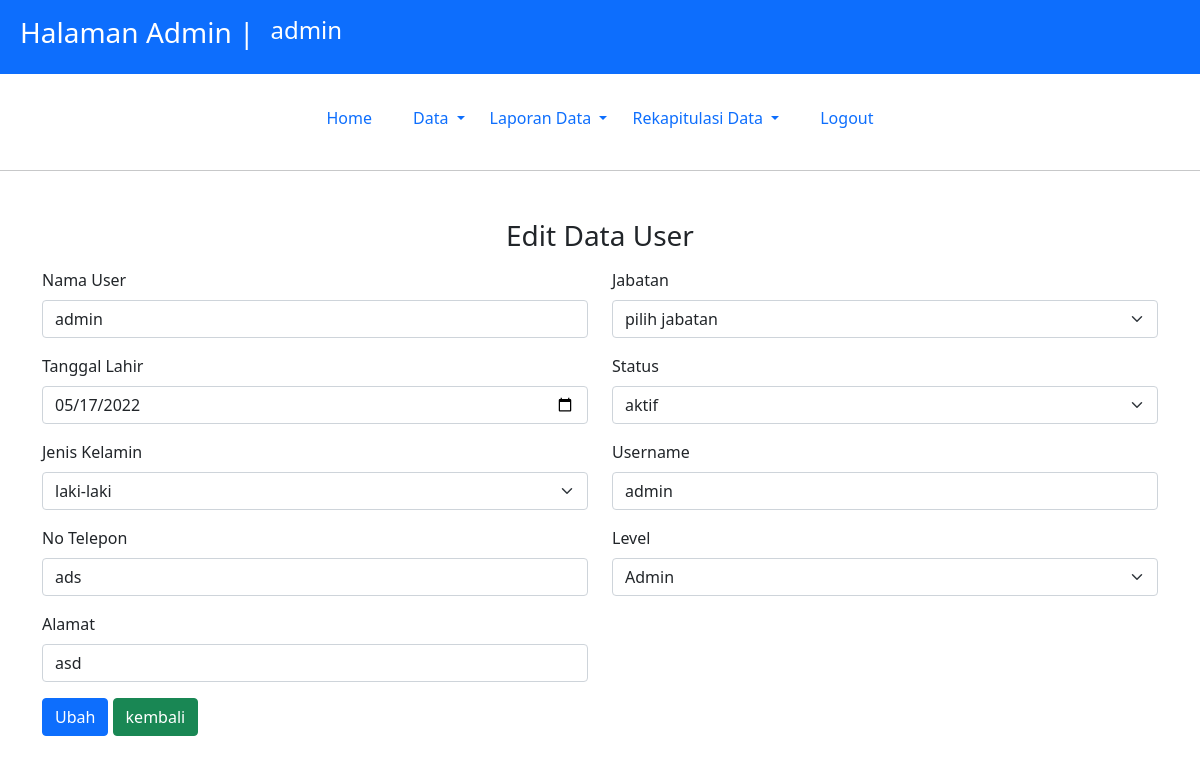
Page /admin/hal.php?p=user_edit&id=7 (signed in) on the earlier database version.
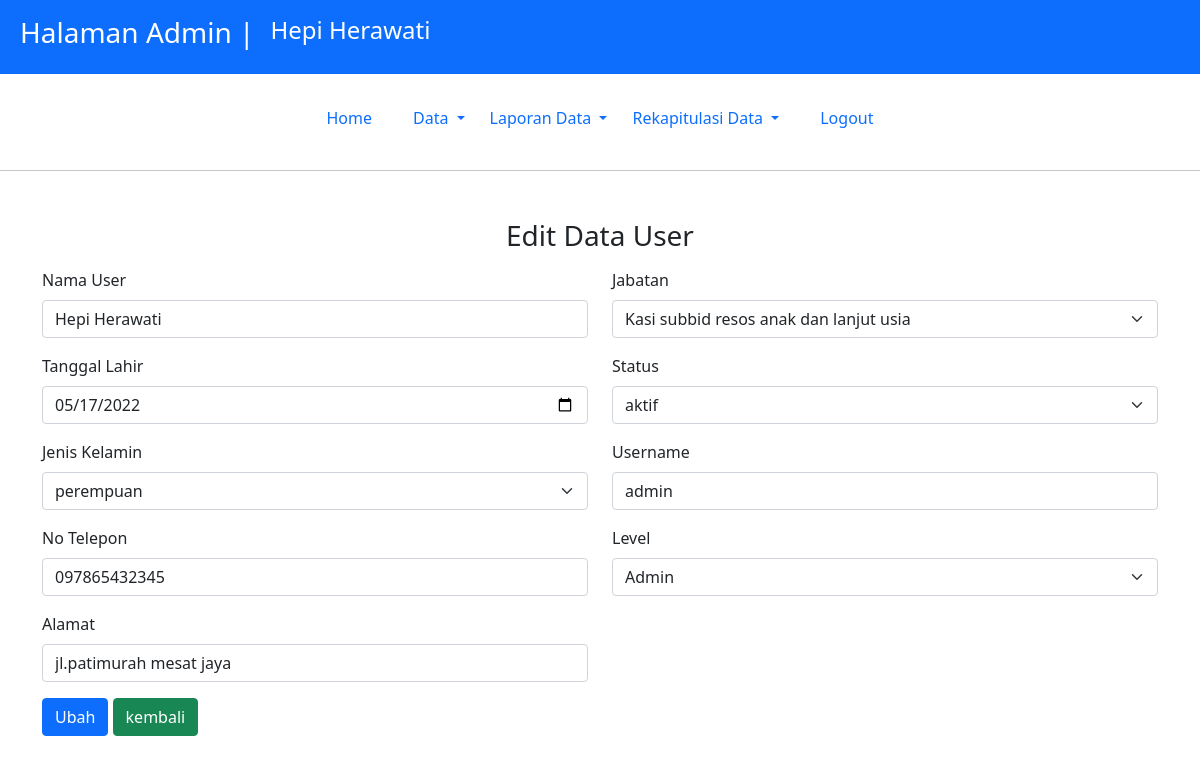
Same page on the later database version.
### tables this page shows
CREATE TABLE IF NOT EXISTS `user` (
`id_user` int(2) NOT NULL,
  `nm_user` varchar(40) NOT NULL,
  `tgl_lahir` date NOT NULL,
  `jk` varchar(10) NOT NULL,
  `tlpon` varchar(15) NOT NULL,
  `almt` text NOT NULL,
  `jbtn` varchar(100) NOT NULL,
  `sts` varchar(15) NOT NULL,
  `foto` varchar(100) NOT NULL,
  `username` varchar(25) NOT NULL,
  `pass` varchar(20) NOT NULL,
  `level` varchar(10) NOT NULL
);

### admin/mod_user/user_edit.php (the view, shortened to what the changed rows need)
<?php
$id = $_GET['id'];
$query = mysqli_query($conn, "SELECT * FROM user where id_user='$id'");
$data = mysqli_fetch_assoc($query);
?>
<form action="?p=user_proses" method="POST">
    <div class="row">
        <div class="col-md-6">
            <div class="mb-3">
                <label style="text-transform:capitalize;" for="nama_user" class="form-label">nama user</label>
                <input type="text" name="nm_user" value="<?= $data['nm_user'] ?>" class="form-control" id="nama_user" aria-describedby="emailHelp" required>
            </div>
            <div class="mb-3">
                <label style="text-transform:capitalize;" for="tgl_lahir" class="form-label">tanggal lahir</label>
                <input type="date" name="tgl_lahir" value="<?= $data['tgl_lahir'] ?>" class="form-control" id="tgl_lahir" aria-describedby="emailHelp" required>
            </div>
            <div class="mb-3">
                <label style="text-transform:capitalize;" for="exampleInputPassword1" class="form-label">jenis kelamin</label>
                <select class="form-select" aria-label="Default select example" name="jk" required>
                    <option value="laki-laki" <?php if ($data['jk'] == 'laki-laki') {
                                                    echo "selected";
                                                }; ?>>laki-laki</option>
                    <option value="perempuan" <?php if ($data['jk'] == 'perempuan') {
                                                    echo "selected";
                                                }; ?>>perempuan</option>
                </select>
            </div>
            <div class="mb-3">
                <label style="text-transform:capitalize;" for="tlpon" class="form-label">no telepon</label>
                <input type="text" name="tlpon" value="<?= $data['tlpon'] ?>" class="form-control" id="tlpon" aria-describedby="emailHelp" required>
            </div>
            <div class="mb-3">
                <label style="text-transform:capitalize;" for="alamat" class="form-label">alamat</label>
                <input type="text" name="almt" value="<?= $data['almt'] ?>" class="form-control" id="almt" aria-describedby="emailHelp" required>
            </div>
        </div>
        <div class="col-md-6">
            <div class="mb-3">
                <label style="text-transform:capitalize;" for="exampleInputPassword1" class="form-label">jabatan</label>
                <select class="form-select" aria-label="Default select example" name="jbtn" required>
                    <option value="" diasabled selected>pilih jabatan</option>
                    <option value="kasi subbid resos anak dan lanjut usia" <?php if ($data['jbtn'] == 'kasi subbid resos anak dan lanjut usia') {
                                                                                echo "selected";
                                                                            }; ?>>Kasi subbid resos anak dan lanjut usia</option>
                </select>
            </div>
            <div class="mb-3">
                <label style="text-transform:capitalize;" for="exampleInputPassword1" class="form-label">status</label>
                <select class="form-select" aria-label="Default select example" name="sts" required>
                    <option value="aktif" <?php if ($data['sts'] == 'aktif') {
                                                echo "selected";
                                            }; ?>>aktif</option>
                </select>
            </div>
            <div class="mb-3">
                <label style="text-transform:capitalize;" for="username" class="form-label">username</label>
                <input type="text" value="<?= $data['username'] ?>" name="username" class="form-control" id="username" aria-describedby="emailHelp" required>
            </div>
            <div class="mb-3">
                <label for="exampleInputPassword1" class="form-label">Level</label>
                <select class="form-select" aria-label="Default select example" name="level" required>
                    <option value="admin" <?php if ($data['level'] == 'admin') {
                                                echo "selected";
                                            }; ?>>Admin</option>
                </select>
            </div>
        </div>
    </div>
</form>
</div>

### admin/navbar.php (shortened to what the changed rows need)
<nav class="navbar navbar-expand-lg navbar-dark bg-primary">
    <div class="container-fluid">
        <div class="collapse navbar-collapse" id="navbarNav">
            <ul class="navbar-nav">
                <li class="nav-item">
                    <h4 class="nav-link active" aria-current="page"><?= $nm_user ?></h4>
                </li>
            </ul>
        </div>
    </div>
</nav>

Differences in the rows shown:
changed user "aktif": nm_user "admin" → "Hepi Herawati"; jk "laki-laki" → "perempuan"; tlpon "ads" → "097865432345"; almt "asd" → "jl.patimurah mesat jaya"; jbtn (not shown) → "Kasi subbid resos anak dan lanjut usia"
Other differences:
$nm_user: "admin" → "Hepi Herawati"
form field jbtn: "pilih jabatan" → (not shown)
